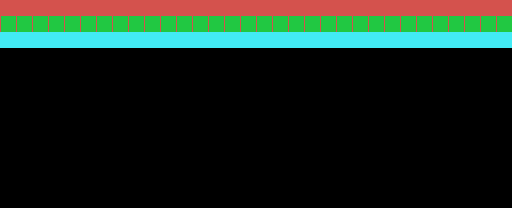

This game map was drawn from its Tiled (.tmx) file and the tilesets committed beside it. A one-line description and the full map source follow:
An orthogonal 32x13 tile map with 16x16 px tiles, 1 tile layer (Capa de patrones 1).

<map version="1.2" tiledversion="2019.12.11" orientation="orthogonal" renderorder="right-down" compressionlevel="-1" width="32" height="13" tilewidth="16" tileheight="16" infinite="0" nextlayerid="2" nextobjectid="1">
 <tileset firstgid="1" source="prueba.tsx" />
 <layer id="1" name="Capa de patrones 1" width="32" height="13">
  <data encoding="csv">
1,1,1,1,1,1,1,1,1,1,1,1,1,1,1,1,1,1,1,1,1,1,1,1,1,1,1,1,1,1,1,1,
2,2,2,2,2,2,2,2,2,2,2,2,2,2,2,2,2,2,2,2,2,2,2,2,2,2,2,2,2,2,2,2,
3,3,3,3,3,3,3,3,3,3,3,3,3,3,3,3,3,3,3,3,3,3,3,3,3,3,3,3,3,3,3,3,
0,0,0,0,0,0,0,0,0,0,0,0,0,0,0,0,0,0,0,0,0,0,0,0,0,0,0,0,0,0,0,0,
0,0,0,0,0,0,0,0,0,0,0,0,0,0,0,0,0,0,0,0,0,0,0,0,0,0,0,0,0,0,0,0,
0,0,0,0,0,0,0,0,0,0,0,0,0,0,0,0,0,0,0,0,0,0,0,0,0,0,0,0,0,0,0,0,
0,0,0,0,0,0,0,0,0,0,0,0,0,0,0,0,0,0,0,0,0,0,0,0,0,0,0,0,0,0,0,0,
0,0,0,0,0,0,0,0,0,0,0,0,0,0,0,0,0,0,0,0,0,0,0,0,0,0,0,0,0,0,0,0,
0,0,0,0,0,0,0,0,0,0,0,0,0,0,0,0,0,0,0,0,0,0,0,0,0,0,0,0,0,0,0,0,
0,0,0,0,0,0,0,0,0,0,0,0,0,0,0,0,0,0,0,0,0,0,0,0,0,0,0,0,0,0,0,0,
0,0,0,0,0,0,0,0,0,0,0,0,0,0,0,0,0,0,0,0,0,0,0,0,0,0,0,0,0,0,0,0,
0,0,0,0,0,0,0,0,0,0,0,0,0,0,0,0,0,0,0,0,0,0,0,0,0,0,0,0,0,0,0,0,
0,0,0,0,0,0,0,0,0,0,0,0,0,0,0,0,0,0,0,0,0,0,0,0,0,0,0,0,0,0,0,0
</data>
 </layer>
</map>
